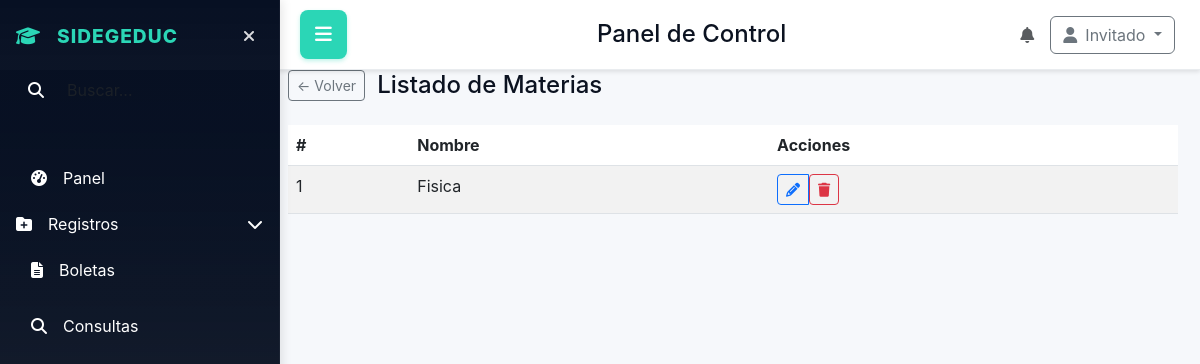
The page /consultas/materias on the database as committed earlier.
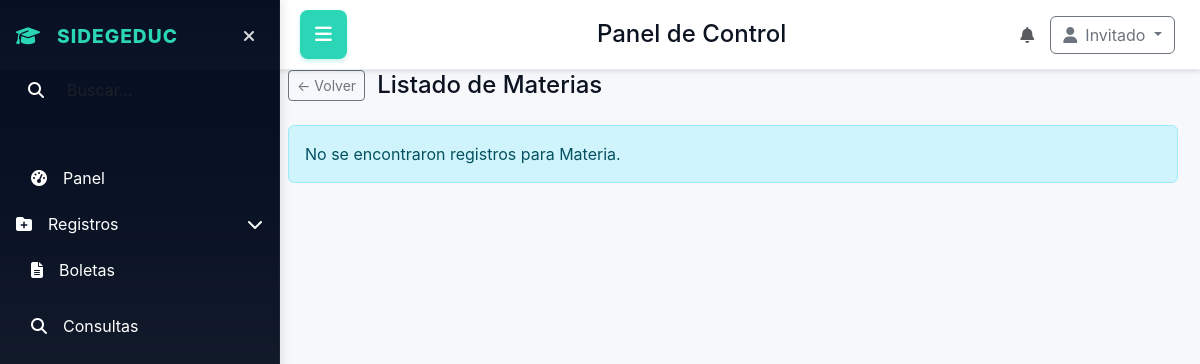
The same page on the database as committed later.
### database/models.py (models this page shows)
class Materias(db.Model):
    __tablename__ = 'materias'
    id_materia = db.Column(db.Integer, primary_key=True)
    nombre_materia = db.Column(db.String(100), unique=True, nullable=False)

### app.py (the view)
@app.route('/consultas/materias')
def consultas_materias():
    return manejar_la_vista_de.consultas_materias()

### app.py (called while the page is built)
@event.listens_for(Engine, "connect")
def set_sqlite_pragma(dbapi_connection, connection_record):
    if app.config['SQLALCHEMY_DATABASE_URI'].startswith("sqlite"):
        cursor = dbapi_connection.cursor()
        cursor.execute("PRAGMA foreign_keys=ON")
        cursor.close()

@app.context_processor
def inject_user_context():
    try:
        ctx = get_user_context(session)
    except Exception:
        ctx = {}
    return {
        'is_creator': ctx.get('is_creator', False),
        'developer_priv': ctx.get('developer_priv', False),
        'role_name': ctx.get('role_name'),
        'role_desc': ctx.get('role_desc'),
        'status': ctx.get('status'),
        'usuario': ctx.get('user')
    }

### utils/permissions.py (called while the page is built, shortened)
def get_user_context(session): #esto es la funcion que se reutiliza  para obtener el contexto del usuario desde la sesión
    user = None
    developer_priv = False
    current_user_id = None
    role_name = None
    role_desc = None
    status = None
    is_creator = False
    return {
        'user': user,
        'developer_priv': developer_priv,
        'current_user_id': current_user_id,
        'role_name': role_name,
        'role_desc': role_desc,
        'status': status,
        'is_creator': is_creator
    }

### utils/view_handlers.py (called while the page is built)
def compute_role_counts(ctx):
    try:
        if ctx.get('is_creator'):
            roles_count = Roles.query.count()
            users_q = db.session.query(Roles.nombre_rol, func.count(Usuarios.id_user)).join(Usuarios, Usuarios.id_rol == Roles.id_rol).group_by(Roles.id_rol).all()
        else:
            roles_count = Roles.query.filter(func.lower(func.trim(Roles.nombre_rol)) != 'creador').count()
            users_q = db.session.query(Roles.nombre_rol, func.count(Usuarios.id_user)).join(Usuarios, Usuarios.id_rol == Roles.id_rol).filter(func.lower(func.trim(Roles.nombre_rol)) != 'creador').group_by(Roles.id_rol).all()
        users_by_role = [{'role': r or 'Sin nombre', 'count': int(c)} for r, c in users_q]
    except Exception:
        roles_count = 0
        users_by_role = []
    return roles_count, users_by_role

### templates/home_panel/struct.html (shortened to what this page needs)
<!DOCTYPE html>
<html lang="en">
<head>
    <link href="https://cdn.jsdelivr.net/npm/bootstrap@5.3.0/dist/css/bootstrap.min.css" rel="stylesheet">
    <link rel="stylesheet" href="https://cdnjs.cloudflare.com/ajax/libs/font-awesome/6.4.0/css/all.min.css">
    <link rel="stylesheet" href="{{ url_for('static', filename='home_panel/home_panel.css') }}">
    <link rel="stylesheet" href="https://cdn.jsdelivr.net/npm/flatpickr/dist/themes/material_blue.css">
</head>
<body>
    <div class="app-layout">
        <aside class="sidebar" id="sidebar">
            <div class="p-3">
                <div class="d-flex align-items-center mb-3">
                    <div class="logo">
                        <i class="fas fa-graduation-cap me-2"></i>
                        SIDEGEDUC
                    </div>
                    <button id="sidebar-toggle" class="sidebar-toggle" aria-label="Ocultar sidebar">
                        <i class="fas fa-times"></i>
                    </button>
                </div>
                <div class="mb-3">
                    <div class="input-group">
                        <span class="input-group-text bg-transparent border-0">
                            <i class="fas fa-search text-white"></i>
                        </span>
                        <input class="form-control bg-transparent border-0 text-white" placeholder="Buscar..." aria-label="Buscar" style="box-shadow: none;">
                    </div>
                </div>
            </div>
            <nav class="p-3 flex-grow-1">
                <ul class="nav flex-column">
                    <li class="nav-item mb-2">
                        <a class="nav-link" href="{{ url_for('dashboard') }}">
                            <i class="fas fa-tachometer-alt me-3"></i>
                            <span>Panel</span>
                        </a>
                    </li>
                    <li class="nav-item mb-2">
                        <button class="nav-link btn btn-link text-start p-0 w-100" data-bs-toggle="collapse" data-bs-target="#registrosSub" aria-expanded="false">
                            <i class="fas fa-folder-plus me-3"></i>
                            <span>Registros</span>
                            <i class="fas fa-chevron-down ms-auto"></i>
                        </button>
                    </li>
                    <li class="nav-item mb-2">
                        <a class="nav-link" href="{{ url_for('boleta') }}">
                            <i class="fas fa-file-alt me-3"></i>
                            <span>Boletas</span>
                        </a>
                    </li>
                    <li class="nav-item mb-2">
                        <a class="nav-link" href="{{ url_for('consultas') }}">
                            <i class="fas fa-search me-3"></i>
                            <span>Consultas</span>
                        </a>
                    </li>
                </ul>
            </nav>
        </aside>
        <header class="topbar">
            <button id="menu-toggle" class="menu-toggle">
                <i class="fas fa-bars"></i>
            </button>
            <div class="d-flex align-items-center">
                <h1 class="h4 mb-0 ms-3">Panel de Control</h1>
            </div>
            <div class="d-flex align-items-center">
                <div class="me-3">
                    <i class="fas fa-bell text-muted"></i>
                </div>
                <div class="dropdown">
                    <button class="btn btn-outline-secondary dropdown-toggle" type="button" data-bs-toggle="dropdown">
                        <i class="fas fa-user me-2"></i>{{ usuario if usuario else 'Invitado' }}
                    </button>
                </div>
            </div>
        </header>
        <main class="content">
            {% if content_template %}
                {% include content_template %}
            {% endif %}
        </main>
    </div>
</body>
</html>

### templates/home_panel/consultas_personas_list.html (shortened to what this page needs)
<div class="container-fluid" style="margin-top:48px;">
  <div class="row mb-3">
    <div class="col-12">
      <div style="display:flex;align-items:center;gap:12px;margin-bottom:8px">
        <a href="{% if role_display in ['Materia','Plantel'] %}{{ url_for('consultas') }}{% elif role_display == 'Sin rol' %}{{ url_for('consultas_personas') }}{% else %}{{ url_for('consultas_personas') }}{% endif %}" class="btn btn-sm btn-outline-secondary" title="Atrás">← Volver</a>
        <h4 style="margin:0">{{ title }}</h4>
      </div>
    </div>
  </div>
  <div class="row">
    <div class="col-12">
      {% if rows %}
      {% if role_display == 'Materia' %}
      <table class="table table-striped">
        <thead><tr><th>#</th><th>Nombre</th><th>Acciones</th></tr></thead>
        <tbody>
          {% for r in rows %}
          <tr>
            <td>{{ loop.index }}</td>
            <td>{{ r[1] }}</td>
            <td>
              <div class="btn-group" role="group">
                <a class="btn btn-sm btn-outline-primary" href="/consultas/materias/editar?id={{ r[0] }}" title="Editar">
                  <i class="fas fa-pencil-alt"></i>
                </a>
                <form method="post" action="/consultas/materias/borrar" style="display:inline-block;margin:0;">
                  <button class="btn btn-sm btn-outline-danger" title="Borrar" onclick="return confirm('¿Eliminar esta materia?')">
                    <i class="fas fa-trash"></i>
                  </button>
                </form>
              </div>
            </td>
          </tr>
          {% endfor %}
        </tbody>
      </table>
      {% endif %}
      {% else %}
      <div class="alert alert-info">No se encontraron registros para {{ role_display }}.</div>
      {% endif %}
    </div>
  </div>
</div>

### static/home_panel/home_panel.css (style rules this page uses)
:root { --panel-bg:#ffffff; --muted:#9aa4ad; --accent-1:#06a77d; --accent-2:#0b5f47; --glass:#f6fbfa; --card-border:#e9f4f2; --sidebar-start:#071023; --sidebar-end:#0f1724cc; --accent:#2bd6b6; --accent2:#00bfa5; --bg:#f6f8fb; }
.row { display:flex;gap:14px }
body { margin:0;font-family:Inter,system-ui,Arial;background:linear-gradient(180deg,#071023 0%, #071023 12%, #071023 12%, #f6f8fb 100%);color:#0b1220 }
.sidebar { width: 280px; background: linear-gradient(180deg,var(--sidebar-start),var(--sidebar-end)); color:#fff; padding:0; display:flex; flex-direction:column; border-right:1px solid rgba(255,255,255,0.04); transition: transform 0.3s cubic-bezier(.2,.9,.2,1); position: fixed; height: 100vh; overflow-y: auto; z-index: 1050; top: 0; left: 0; box-shadow: 2px 0 10px rgba(0,0,0,0.1); }
.logo { font-weight:800;font-size:1.2rem;letter-spacing:1px;color:var(--accent);display:flex;align-items:center;gap:8px }
.sidebar-toggle { background:transparent;border:none;color:rgba(255,255,255,0.85);padding:8px;border-radius:8px;cursor:pointer;margin-left:auto;transition: all 0.2s }
.nav-link { color: white !important;text-decoration: none;padding: 10px 15px;border-radius: 8px;margin-bottom: 4px;display: flex;align-items: center;width: 100%;transition: all .22s cubic-bezier(.2,.9,.2,1) }
.nav-link.btn-link { color: white !important;border: none;background: transparent;padding: 10px 15px }
.content { margin-left: 280px;padding:22px 22px 22px 8px;background: var(--bg); min-height: 100vh; transition: margin-left 0.3s cubic-bezier(.2,.9,.2,1); }
.content > .container-fluid { padding-left:0;padding-right:0 }
.content .container-fluid .row { margin-left:0;margin-right:0 }
.content .container-fluid [class*=col-] { padding-left:0;padding-right:0 }
.topbar { background: white; padding: 15px 25px 15px 300px; border-bottom: 1px solid #e9ecef; box-shadow: 0 2px 4px rgba(0,0,0,0.1); display: flex; justify-content: space-between; align-items: center; transition: margin-left 0.3s cubic-bezier(.2,.9,.2,1); position: fixed; top: 0; right: 0; left: 0; z-index: 1030; height: 70px; }
.menu-toggle { background: var(--accent); border: none; color: white; padding: 10px 15px; border-radius: 8px; cursor: pointer; font-size: 1.2rem; transition: all 0.2s; box-shadow: 0 2px 4px rgba(43,214,182,0.3); }

Rows that differ between the two databases and show on the page:
removed Materias: nombre_materia "Fisica"
Other text that changed with them:
{{ role_display }}: (not shown) → "Materia"
text no longer shown: "# Nombre Acciones"
text now shown: "No se encontraron registros para ."
